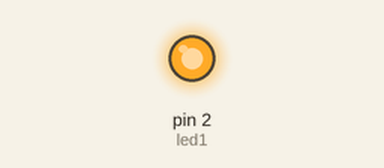
This sketch was run on a simulated Arduino Uno, built with avr-gcc and run on an emulated ATmega328P. Parts: output pins drawn as LEDs (lit = HIGH).

Above: at 0.5 s.
At 43.5 s:
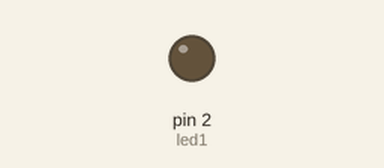
Timing chart, 0 to 58.5 s (numbered marks = the images above):
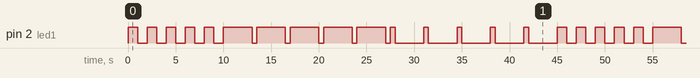

The sketch:

bai1_1.ino
```cpp
/*
Nguyen Thanh Luan - K74A2 KT&CN

Bai 1-1: Lap trinh dieu khien den LED theo chuong trinh sau:
Bat tat LED theo quy luat: bat 1s, tat 1s lap lai 5 lan.
Bat tat LED theo quy luat: bat 3s, tat 0,5s lap lai 5 lan.
Bat tat LED theo quy luat: bat 0,5s, tat 3s lap lai 5 lan.
*/

#define led1 2

void led();

void setup() {
  pinMode(led1, OUTPUT);
	digitalWrite(led1, LOW);
}

void loop() {
	led(1000, 1000, 5);
  	led(3000, 500, 5);
  	led(500, 3000, 5);
}

void led(int bat, int tat, int lan) {
  	for(int i = 0; i < lan; i++) {
		digitalWrite(led1, HIGH);
  		delay(bat);
  		digitalWrite(led1, LOW);
  		delay(tat);
  	}
}
```

Measured:
- by itself, pin 2 (led1): moves between LOW and HIGH, repeating every 45.0 s
- by itself, everything shown: repeats every 45.0 s, in 30 steps
